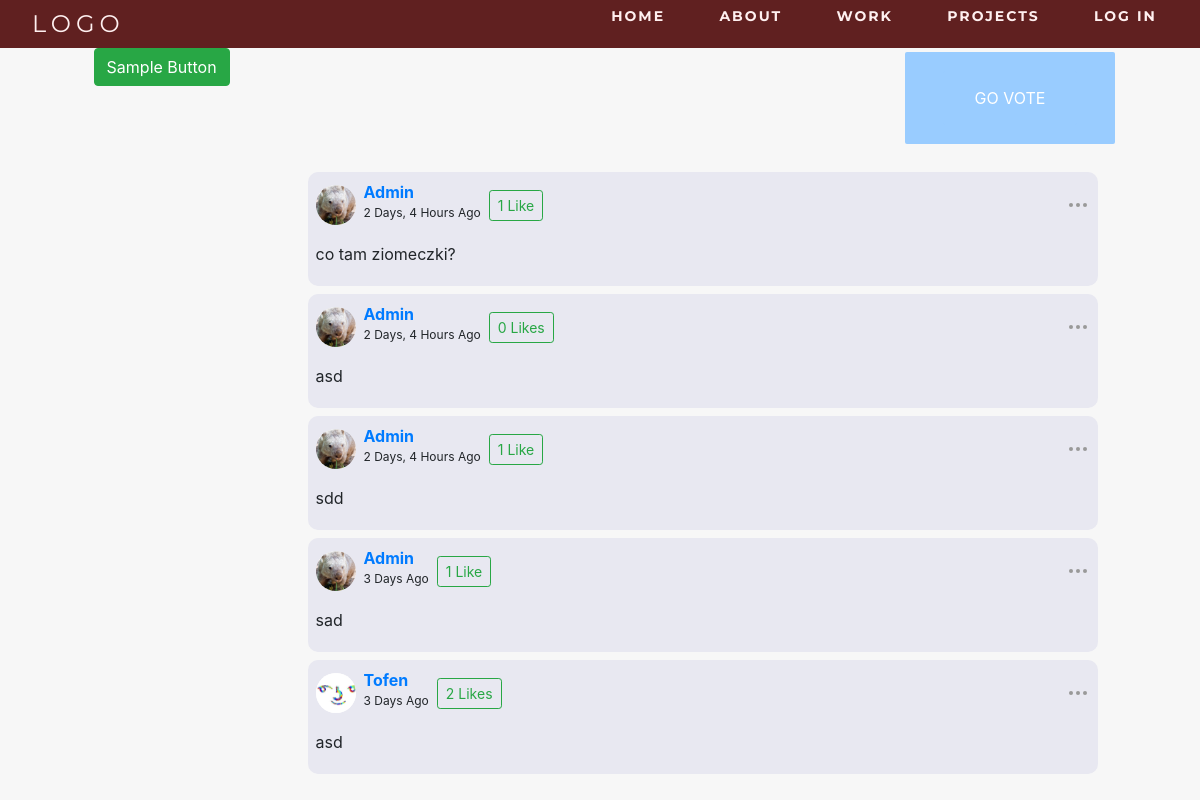
The app's page /, older data.
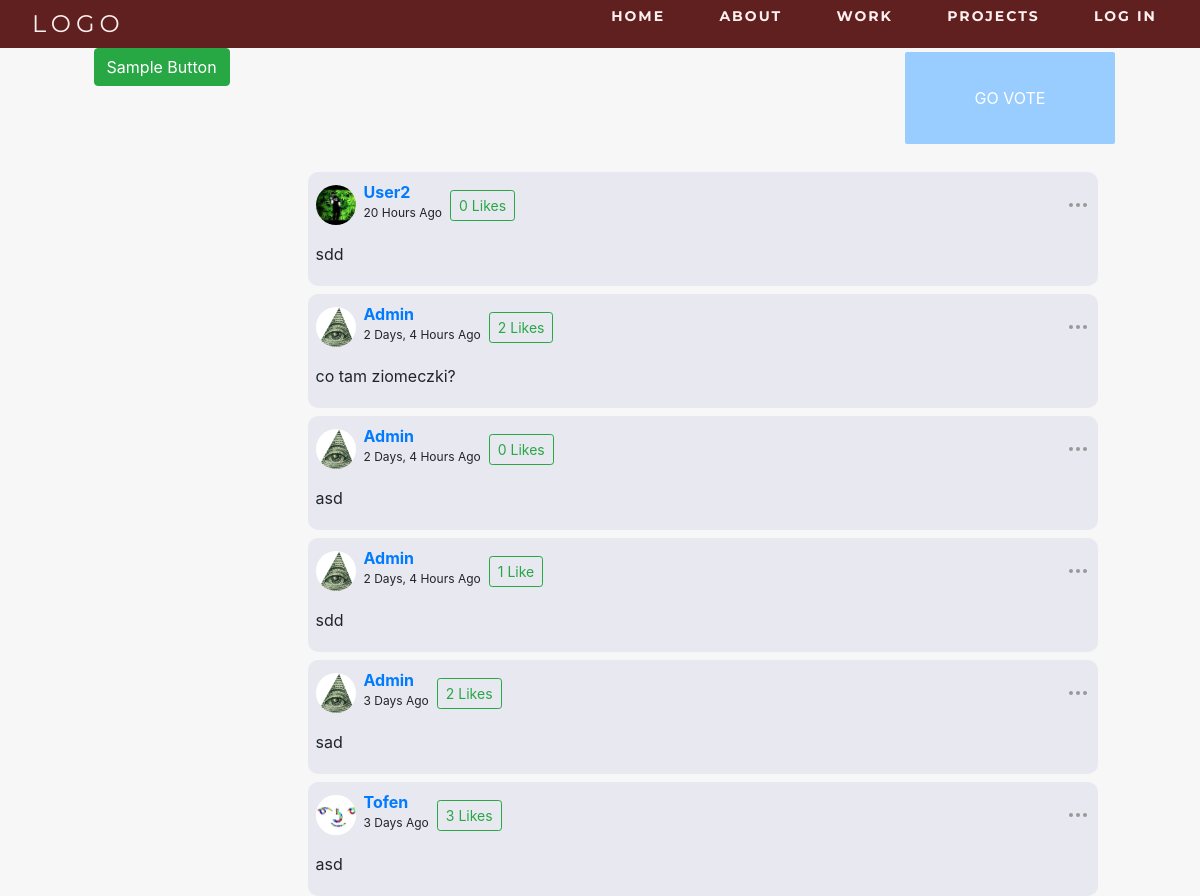
The same page, newer data.
### post/models.py (models this page shows, shortened)
class Post(models.Model):
    content = models.CharField(max_length=300)
    author = models.ForeignKey(User, on_delete=models.CASCADE)
    timestamp = models.DateTimeField()
    parent = models.ForeignKey(
        'self', on_delete=models.CASCADE, null=True, blank=True)
    likes = models.ManyToManyField(User, related_name='likes', blank=True)
    snippet_length = 50
    def get_like_api_url(self):
        return reverse('post:post_like_api', kwargs={'pk': self.pk})
    def get_posts_liked_url(self):
        return reverse('post:posts_liked', kwargs={})
    def should_snippet(self):
        return len(self.content) > self.snippet_length

### users/models.py (models this page shows, shortened)
class Profile(models.Model):
    from django.core.validators import RegexValidator
    alphanumeric = RegexValidator(
        r'^[0-9a-zA-Z ]*$', 'Only alphanumeric characters are allowed.')
    letters = RegexValidator(r'^[a-zA-Z ]*$', 'Only letters are allowed.')
    user = models.OneToOneField(User, on_delete=models.CASCADE)
    join_timestamp = models.DateField()
    alias = models.CharField(max_length=16, blank=True,
                             validators=[alphanumeric])
    name = models.CharField(max_length=36, blank=True,
                            null=True, validators=[letters])
    profile_img = models.ImageField(
        default='default_profile_pic.jpg', upload_to='profile_pics')
    description = models.CharField(blank=True, max_length=300)
    following = models.ForeignKey(
        User, null=True, blank=True, on_delete=models.SET_NULL, related_name='following')
    followers = models.ForeignKey(
        User, null=True, blank=True, on_delete=models.SET_NULL, related_name='followers')

### main/views.py (the view)
# urls.py: path('', views.main, name = 'main'),
def main(request):
    most_recent = Post.objects.order_by('-timestamp')[:8]
    context = {
        'most_recent': most_recent,
        'post_form': PostForm,
    }
    return render(request, 'main/home.html', context)

### main/templates/main/home.html (shortened to what this page needs)
{% extends 'main/base.html' %}
{% load static %}
{% load crispy_forms_tags %}
{% load humanize %}
{% block link%}
<link rel="stylesheet" href="{% static 'main/home_style.css'%}">
{% endblock%}
{% block content %}
<div class="vote">
    <a href="{% url 'polls:index' %}">
        <button class="vote">GO VOTE</button>
    </a>
</div>
<div class="posts col-8 offset-2 mt-3">
    {% for post in most_recent %}
    <a class="overlay" href="{% url 'post:post_detail' post.id %}">
        <div class="post mt-2" id="post-{{post.id}}">
            <div class="post-nav mt-2">
                <img class="profile-img ml-2" src="{{post.author.profile.profile_img.url}}"></img>
                <div class="mt-2">
                    <a href="{%url 'users:profile' post.author.profile.id %}" class="ml-2">{{post.author}}</a>
                    <p class="timestamp ml-2">{{post.timestamp|naturaltime}}</p>
                </div>
                <button type="button" id="{{post.id}}" liked-href="{{post.get_posts_liked_url}}"
                    data-href="{{post.get_like_api_url}}" data-likes="{{post.likes.count}}"
                    class="like-button-ajax ml-2 btn btn-outline-success btn-sm">
                    {{post.likes.count}} Like{{post.likes.count|pluralize}}
                </button>
                <div class="option-dots">
                    <div class="dot1"></div>
                    <div class="dot2"></div>
                    <div class="dot3"></div>
                </div>
            </div>
            <div class="post-content-{{post.id}} mx-2 py-1 ">
                {% if post.should_snippet %}
                <p id="content1-{{post.id}}">{{post.snippet}}</p>
                <p id="show-more">show more...</p>
                {% else %}
                <p id="content2-{{post.id}}">{{post.content}}</p>
                {%endif%}
            </div>
        </div>
    </a>
    {% endfor %}
</div>
{% endblock content %}

### main/templates/main/base.html (shortened to what this page needs)
{% load static %}
<!DOCTYPE html>
<html lang="en">
<head>
    <link rel="stylesheet" href="https://stackpath.bootstrapcdn.com/bootstrap/4.4.1/css/bootstrap.min.css"
>
    <link rel="stylesheet" href="{% static 'main/base_style.css'%}">
    <link rel="stylesheet" href="{% static 'main/modal_style.css'%}">
    <link rel="stylesheet" href="{% static 'main/nav_bar_style.css'%}">
    {% block link %}{% endblock %}
</head>
<body>
    <nav>
        <div class="logo"><a>Logo</a></div>
        <ul class="nav-links">
            <li><a href="{%url 'main:main' %}">Home</a></li>
            <li><a href="#">About</a></li>
            <li><a href="#">Work</a></li>
            <li><a href="#">Projects</a></li>
            {% if user.is_authenticated %}
            <li><a href="{%url 'users:logout' %}">Log Out</a></li>
            {% if user.username == 'admin' %}
            <li><a href="/admin">{{user.username}}</a></li>
            {% else %}
            <li><a href="{%url 'users:profile' user.profile.id %}">{{user.username}}</a></li>
            {% endif %}
            <li><a href="{%url 'users:profile' user.profile.id %}"><img class="profile-img"
                        src="{{user.profile.profile_img.url}}" alt="chuj"></a></li>
            {% else %}
            <li><a href="{%url 'users:login' %}">Log In</a></li>
            {% endif %}
        </ul>
    </nav>
    <div class="main">
        <div class="row justify-content-center">
            <div class="col-8 col-2">
                <button class="login-redirect btn btn-success">Sample Button</button>
            </div>
            {%block content%}{%endblock%}
        </div>
    </div>
</body>
</html>

### main/static/main/base_style.css (style rules this page uses)
:root { overflow-x: hidden; }
body { background-color: #f7f7f7; }

### main/static/main/nav_bar_style.css (style rules this page uses)
* { margin: 0px; padding: 0px; box-sizing: border-box; }
nav { display: flex; justify-content: space-around; align-items: center; height: 6vh; background-color:#602020; font-family: 'Montserrat', sans-serif; }
.vote { background-color: #99ccff; color: white; border: none; text-align: center; font-size: 16px; margin: 4px 6px; padding: 15px 32px; border-radius: 2px; cursor: pointer; }
.logo { color: rgb(255, 240, 240); font-size: 24px; text-transform: uppercase; text-decoration: none; letter-spacing: 5px; display: flex; position: absolute; left: 4vh; }
.profile-img { background-color: white; object-fit: cover; width: 5vh; height:5vh; border-radius: 100%; direction: rtl; }
.nav-links { position: absolute; right: 2vh; display: flex; justify-content: space-around; align-items: center; width: 50%; }
.nav-links li { list-style: none; }
.nav-links a { color: rgb(255, 240, 240); font-size: 14px; text-transform: uppercase; letter-spacing: 2px; text-decoration: none; font-weight: bold; }

### main/static/main/home_style.css (style rules this page uses)
.post { background-color: rgb(232, 232, 241); border: lavender; border-radius: 10px; }
.post-nav { display: flex; align-items: center; text-transform: capitalize; font-weight: bold; }
.timestamp { right: 5vh; font-size: 12px; font-weight: lighter; }
.option-dots { display: flex; cursor: pointer; position: absolute; right: 3vh; }
.option-dots div { width: 4px; height: 4px; margin: 1.5px; border-radius: 50%; background-color: rgb(153, 153, 153); }

Row changes from the older to the newer data that the page shows:
added Post: author.profile.profile_img (picture), author "User2", timestamp "20 Hours Ago", likes.count "0", content "sdd"
changed through a linked row, Post "co tam ziomeczki?": author.profile.profile_img: a different picture; likes.count "1" → "2"
changed through a linked row, Post (number 3 of 6 on the later page): author.profile.profile_img: a different picture
changed through a linked row, Post (number 4 of 6 on the later page): author.profile.profile_img: a different picture
changed through a linked row, Post "sad": author.profile.profile_img: a different picture; likes.count "1" → "2"
computed for Post "Tofen": likes.count "2" → "3"
